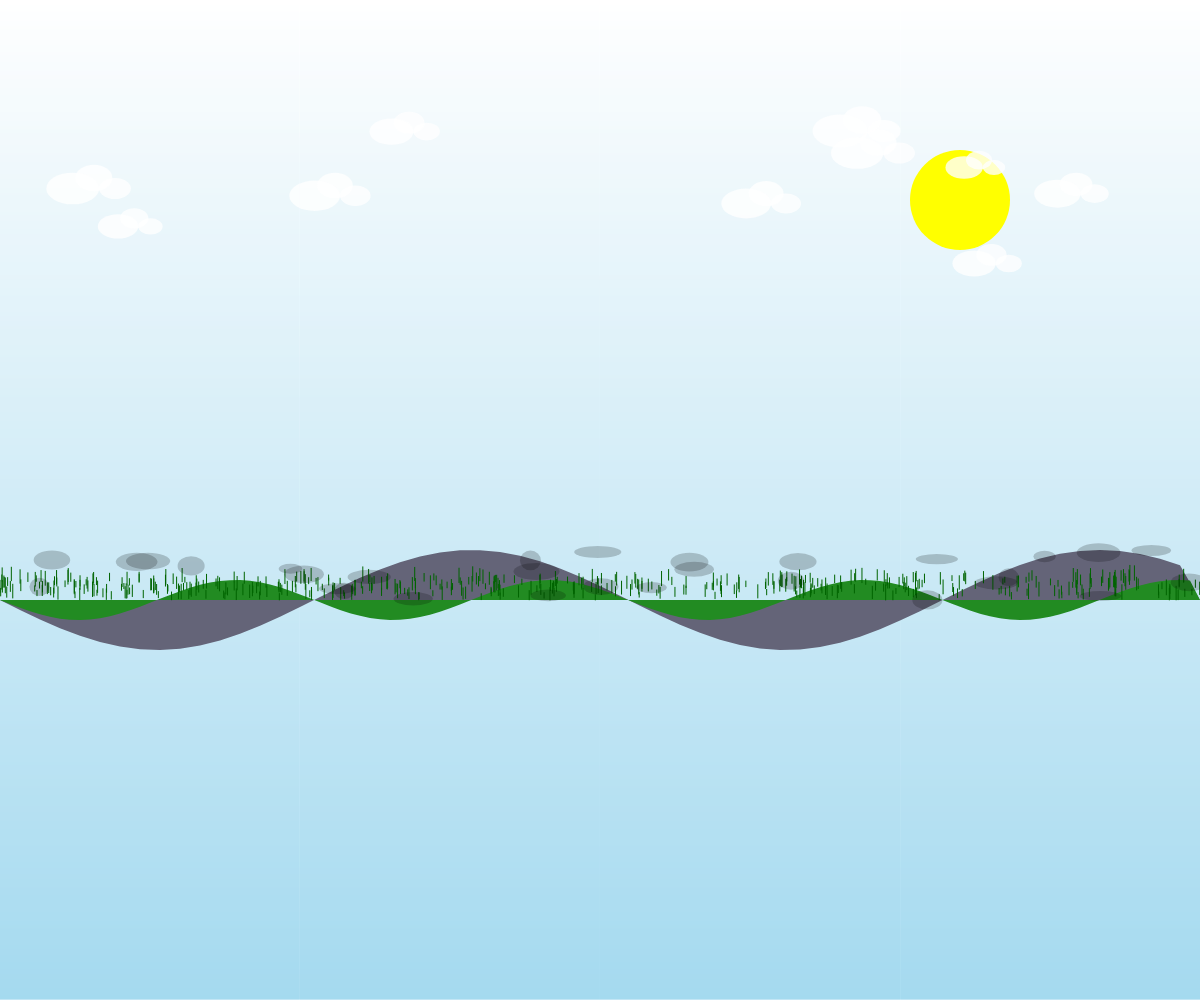
Frame 1 (no input)
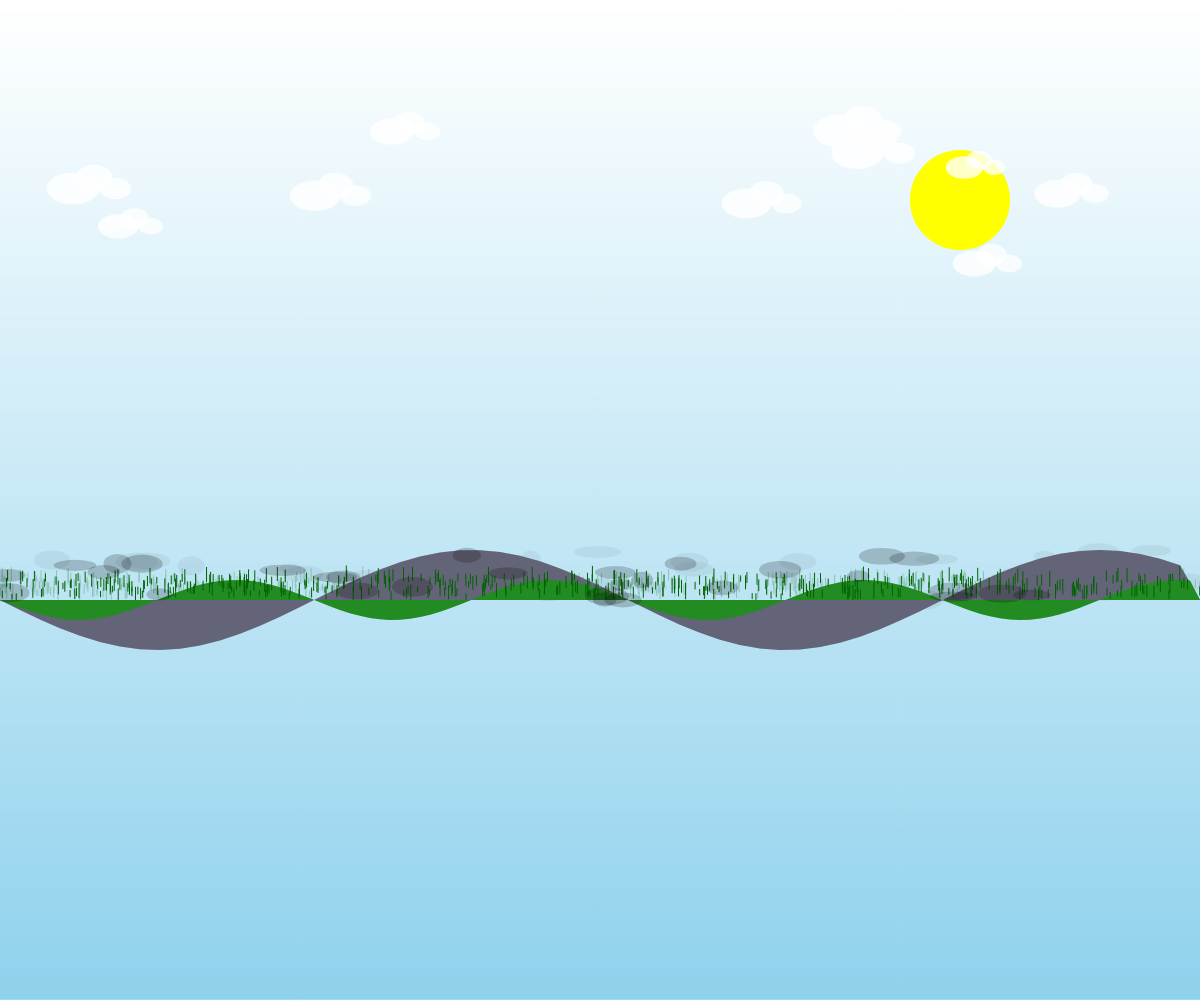
Frame 2 (the mouse pressed at the canvas centre, redrawn once)

The p5.js sketch that drew these frames (run headless with seeded random() and noise() and a simulated clock; the mouse was pressed at the canvas centre and the sketch redrawn once):

// p5.js sketch
// ── sketch.js
let sun, clouds = [];
let groundLevel, horizon;

function setup() {
  createCanvas(windowWidth, windowHeight);
  groundLevel = height * 0.6;
  horizon = height * 0.4;

  // Create sun
  sun = {
    x: width * 0.8,
    y: height * 0.2,
    radius: 50
  };

  // Create clouds
  for (let i = 0; i < 10; i++) {
    clouds.push({
      x: random(width),
      y: random(horizon * 0.3, horizon * 0.7),
      size: random(30, 60),
      speed: random(0.2, 0.5)
    });
  }
}

function draw() {
  // Sky gradient
  for (let y = 0; y < height; y++) {
    let inter = map(y, 0, height, 0, 1);
    let c = lerpColor(color(255, 255, 255), color(135, 206, 235), inter);
    stroke(c);
    line(0, y, width, y);
  }

  // Distant mountains
  fill(100, 100, 120);
  noStroke();
  beginShape();
  vertex(0, groundLevel);
  for (let x = 0; x < width; x += 20) {
    let y = groundLevel + sin(x * 0.01) * 50;
    vertex(x, y);
  }
  vertex(width, groundLevel);
  endShape(CLOSE);

  // Midground fields
  fill(34, 139, 34);
  noStroke();
  beginShape();
  vertex(0, groundLevel);
  for (let x = 0; x < width; x += 10) {
    let y = groundLevel + sin(x * 0.02) * 20;
    vertex(x, y);
  }
  vertex(width, groundLevel);
  endShape(CLOSE);

  // Foreground grass details
  stroke(0, 100, 0);
  strokeWeight(1);
  for (let i = 0; i < 500; i++) {
    let x = random(width);
    let y = random(groundLevel - 20, groundLevel);
    line(x, y, x, y - random(5, 15));
  }

  // Sun
  fill(255, 255, 0);
  noStroke();
  ellipse(sun.x, sun.y, sun.radius * 2);

  // Shadows from grass patches
  for (let i = 0; i < 30; i++) {
    let x = random(width);
    let y = random(groundLevel - 50, groundLevel);
    let w = random(20, 50);
    let h = random(10, 20);
    fill(0, 0, 0, 50);
    noStroke();
    ellipse(x, y, w, h);
  }

  // Clouds
  fill(255, 255, 255, 200);
  noStroke();
  for (let cloud of clouds) {
    ellipse(cloud.x, cloud.y, cloud.size, cloud.size * 0.6);
    ellipse(cloud.x + cloud.size * 0.4, cloud.y - cloud.size * 0.2, cloud.size * 0.7, cloud.size * 0.5);
    ellipse(cloud.x + cloud.size * 0.8, cloud.y, cloud.size * 0.6, cloud.size * 0.4);
  }

  // Move clouds
  for (let cloud of clouds) {
    cloud.x += cloud.speed;
    if (cloud.x > width + cloud.size) {
      cloud.x = -cloud.size;
    }
  }

  noLoop();
}
